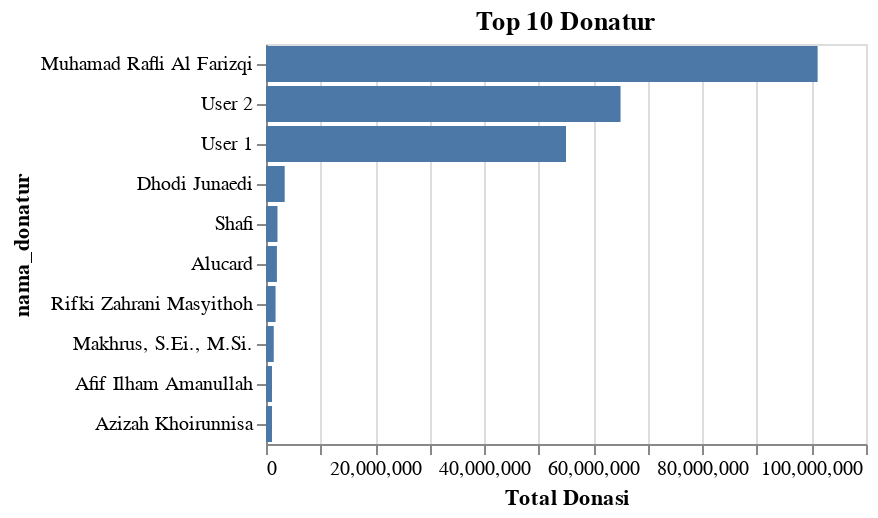

The code cell stored with this chart in its notebook:
### Markdown cell above
# Visualisasi Sederhana

### Code cell
import pandas as pd
import altair as alt

# top 10 donatur berdasarkan total donasi
top_donatur = (
    df_transaksi.groupby("nama_donatur")["total_donasi"]
    .sum()
    .reset_index()
    .sort_values(by="total_donasi", ascending=False)
    .head(10)
)

# Buat chart Altair
chart_donatur = alt.Chart(top_donatur).mark_bar().encode(
    x=alt.X("total_donasi:Q", title="Total Donasi"),
    y=alt.Y("nama_donatur:N", sort='-x'),
    tooltip=["nama_donatur", "total_donasi"]
).properties(title="Top 10 Donatur")

# Tampilkan chart (jika di notebook, cukup tulis chart_donatur)
chart_donatur.show()

### Figure 1 — Vega-Lite specification as saved in the notebook (floating-point values rounded to 4 significant figures)
{"config": {"view": {"continuousWidth": 300, "continuousHeight": 300}}, "data": {"name": "data-cc6dbcf98a09a04660dde30ad440f751"}, "mark": {"type": "bar"}, "encoding": {"tooltip": [{"field": "nama_donatur", "type": "nominal"}, {"field": "total_donasi", "type": "quantitative"}], "x": {"field": "total_donasi", "title": "Total Donasi", "type": "quantitative"}, "y": {"field": "nama_donatur", "sort": "-x", "type": "nominal"}}, "title": "Top 10 Donatur", "$schema": "https://vega.github.io/schema/vega-lite/v5.20.1.json", "datasets": {"data-cc6dbcf98a09a04660dde30ad440f751": [{"nama_donatur": "Muhamad Rafli Al Farizqi", "total_donasi": 101130997}, {"nama_donatur": "User 2", "total_donasi": 65000821}, {"nama_donatur": "User 1", "total_donasi": 55000619}, {"nama_donatur": "Dhodi Junaedi", "total_donasi": 3429918}, {"nama_donatur": "Shafi", "total_donasi": 2104000}, {"nama_donatur": "Alucard", "total_donasi": 2000000}, {"nama_donatur": "Rifki Zahrani Masyithoh", "total_donasi": 1750899}, {"nama_donatur": "Makhrus, S.Ei., M.Si.", "total_donasi": 1421286}, {"nama_donatur": "Afif Ilham Amanullah", "total_donasi": 1101376}, {"nama_donatur": "Azizah Khoirunnisa", "total_donasi": 1100002}]}}
